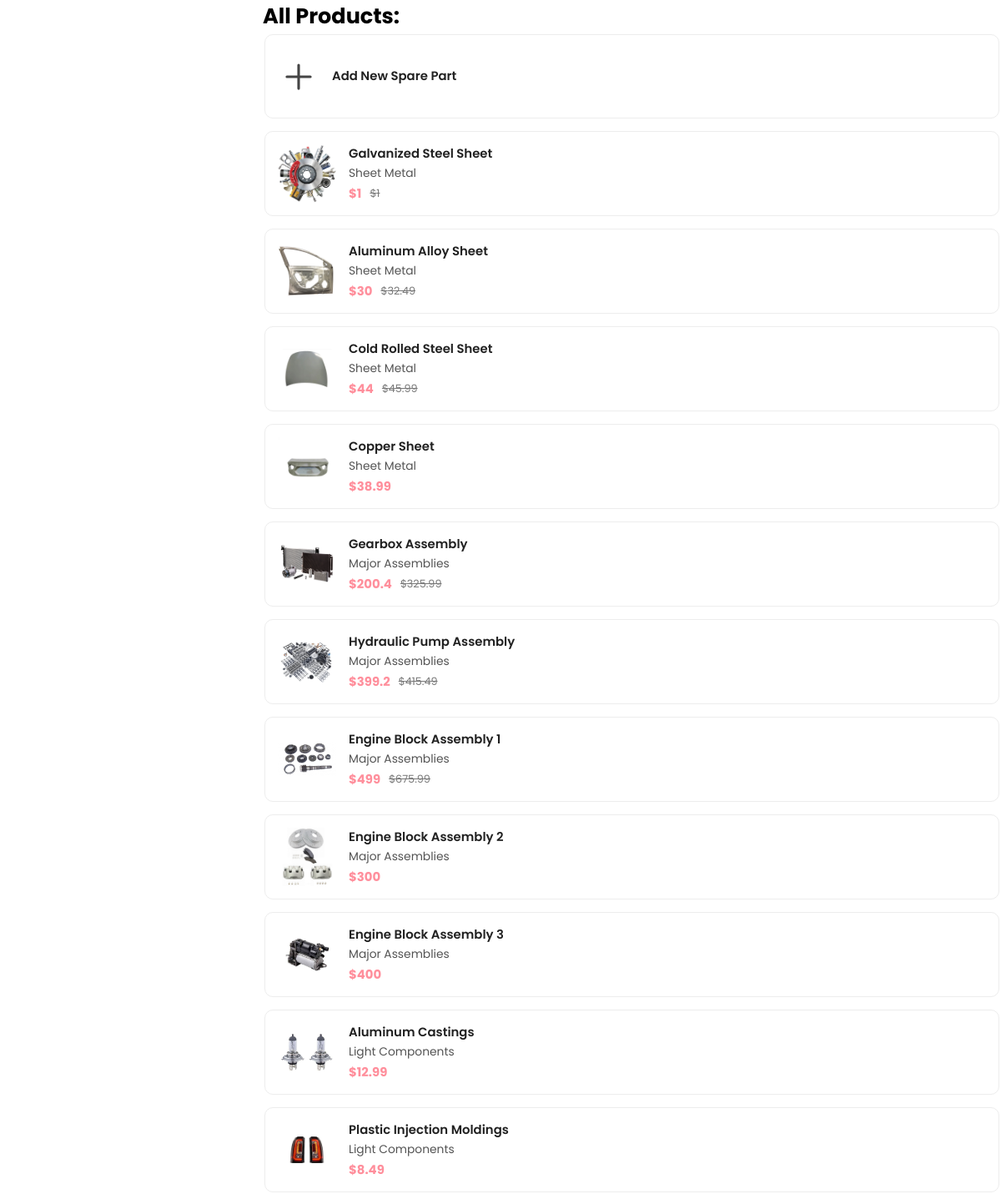
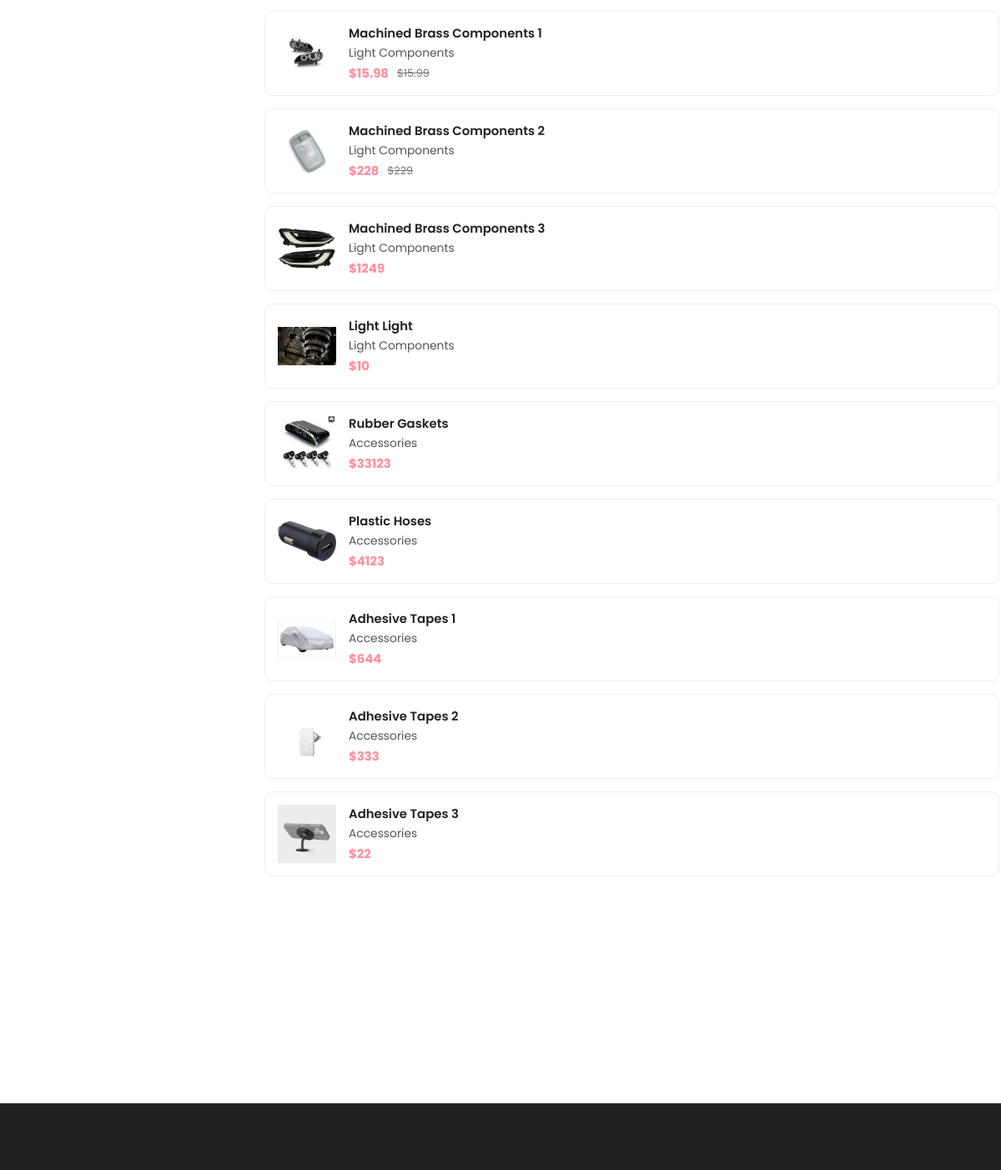
/salesManager/listOfProduct?Category=ALL (signed in), run on the app's committed database (2 pictures, top to bottom).
### tables this page shows
CREATE TABLE IF NOT EXISTS `sparepart` (
  `sparePartNum` mediumint NOT NULL,
  `sparePartName` varchar(50) NOT NULL,
  `sparePartDescription` varchar(255) NOT NULL,
  `stockItemQty` smallint NOT NULL,
  `weight` float NOT NULL,
  `price` float NOT NULL,
  `discountPrice` float DEFAULT NULL,
  `sparePartImage` varchar(150) DEFAULT NULL,
  PRIMARY KEY (`sparePartNum`)
);

### salesManager/listOfProduct.php (the view, shortened to what this page needs)
<?php
require_once('../db/connect.php');
$category = $_GET["Category"];
?>
<!DOCTYPE html>
<html lang="en">
<head>
  <link rel="stylesheet" href="./assets/css/style-prefix.css" />
  <?php
  switch ($category) {
    case "ALL":
      $categoryTitle = "All Products:";
      break;
  }
  ?>
</head>
<body>
  <main>
    <div class="product-container">
      <div class="container">
        <div class="product-box">
          <div class="product-minimal">
            <div class="product-showcase">
              <?php
              echo '<h2 class="title">' . $categoryTitle . '</h2>';
              ?>
              <div class="showcase-wrapper has-scrollbar">
                <div class="showcase-container">
                  <div class="showcase" onclick="productAdd()" id="addPart">
                    <a href="#" class="showcase-img-box">
                      <ion-icon name="add-outline" id="addIcon"></ion-icon>
                    </a>
                    <div class="showcase-content">
                      <a href="#">
                        <h4 class="showcase-title">Add new Spare Part</h4>
                      </a>
                    </div>
                  </div>
                  <?php
                  $categoryID = 0;
                  switch ($category) {
                    case "ALL":
                      $categoryID = 0;
                      break;
                  };
                  if ($categoryID == 0) {
                    $sql = "SELECT * FROM sparePart";
                  } else {
                    $sql = "SELECT * FROM sparePart WHERE  sparePartNum like '" . $categoryID . "%'";
                  }
                  $result = $conn->query($sql);
                  if ($result->num_rows > 0) {
                    while ($row = $result->fetch_assoc()) {
                      $categoryName = "";
                      switch (substr($row["sparePartNum"], 0, 1)) {
                        case "1":
                          $categoryName = "Sheet Metal";
                          break;
                        case "2":
                          $categoryName = "Major Assemblies";
                          break;
                        case "3":
                          $categoryName = "Light Components";
                          break;
                        case "4":
                          $categoryName = "Accessories";
                          break;
                      };
                      echo ' <div class="showcase" onclick="ProductDetail(' . $row["sparePartNum"] . ')">
                        <a href="#" class="showcase-img-box">
                          <img
                            src="' . $row["sparePartImage"] . '"
                            width="70"
                            class="showcase-img"
                          />
                        </a>
                        <div class="showcase-content">
                          <a href="#"><h4 class="showcase-title">' . $row["sparePartName"] . '</h4></a>
                          <a class="showcase-category">' . $categoryName . '</a>';
                      if ($row["discountPrice"] == null) {
                        $price = $row["price"];
                        echo '<div class="price-box">
                          <p class="price">$' . $price . '</p>
                        </div>';
                      } else {
                        $price = $row["discountPrice"];
                        $delPrice = $row["price"];
                        echo '<div class="price-box">
                          <p class="price">$' . $price . '</p>
                          <del>$' . $delPrice . '</del>
                        </div>';
                      }
                      echo '
                        </div>
                      </div>';
                    }
                  }
                  ?>
                </div>
              </div>
            </div>
          </div>
        </div>
      </div>
    </div>
  </main>
  <footer></footer>
</body>
</html>

### salesManager/listOfProduct.php (style rules this page uses)
#addIcon { font-size: 50px; }
#addPart { height: 101px; }

### data on the page
sparepart: sparePartImage (picture), sparePartName "Galvanized Steel Sheet", sparePartNum "Sheet Metal", discountPrice "1", price "1"
sparepart: sparePartImage (picture), sparePartName "Aluminum Alloy Sheet", sparePartNum "Sheet Metal", discountPrice "30", price "32.49"
sparepart: sparePartImage (picture), sparePartName "Cold Rolled Steel Sheet", sparePartNum "Sheet Metal", discountPrice "44", price "45.99"
sparepart: sparePartImage (picture), sparePartName "Copper Sheet", sparePartNum "Sheet Metal", price "38.99"
sparepart: sparePartImage (picture), sparePartName "Gearbox Assembly", sparePartNum "Major Assemblies", discountPrice "200.4", price "325.99"
sparepart: sparePartImage (picture), sparePartName "Hydraulic Pump Assembly", sparePartNum "Major Assemblies", discountPrice "399.2", price "415.49"
sparepart: sparePartImage (picture), sparePartName "Engine Block Assembly 1", sparePartNum "Major Assemblies", discountPrice "499", price "675.99"
sparepart: sparePartImage (picture), sparePartName "Engine Block Assembly 2", sparePartNum "Major Assemblies", price "300"
sparepart: sparePartImage (picture), sparePartName "Engine Block Assembly 3", sparePartNum "Major Assemblies", price "400"
sparepart: sparePartImage (picture), sparePartName "Aluminum Castings", sparePartNum "Light Components", price "12.99"
sparepart: sparePartImage (picture), sparePartName "Plastic Injection Moldings", sparePartNum "Light Components", price "8.49"
sparepart: sparePartImage (picture), sparePartName "Machined Brass Components 1", sparePartNum "Light Components", discountPrice "15.98", price "15.99"
sparepart: sparePartImage (picture), sparePartName "Machined Brass Components 2", sparePartNum "Light Components", discountPrice "228", price "229"
sparepart: sparePartImage (picture), sparePartName "Machined Brass Components 3", sparePartNum "Light Components", price "1249"
sparepart: sparePartImage (picture), sparePartName "Light Light", sparePartNum "Light Components", price "10"
sparepart: sparePartImage (picture), sparePartName "Rubber Gaskets", sparePartNum "Accessories", price "33123"
sparepart: sparePartImage (picture), sparePartName "Plastic Hoses", sparePartNum "Accessories", price "4123"
sparepart: sparePartImage (picture), sparePartName "Adhesive Tapes 1", sparePartNum "Accessories", price "644"
sparepart: sparePartImage (picture), sparePartName "Adhesive Tapes 2", sparePartNum "Accessories", price "333"
sparepart: sparePartImage (picture), sparePartName "Adhesive Tapes 3", sparePartNum "Accessories", price "22"

### other printed values
$categoryTitle "All Products:"
